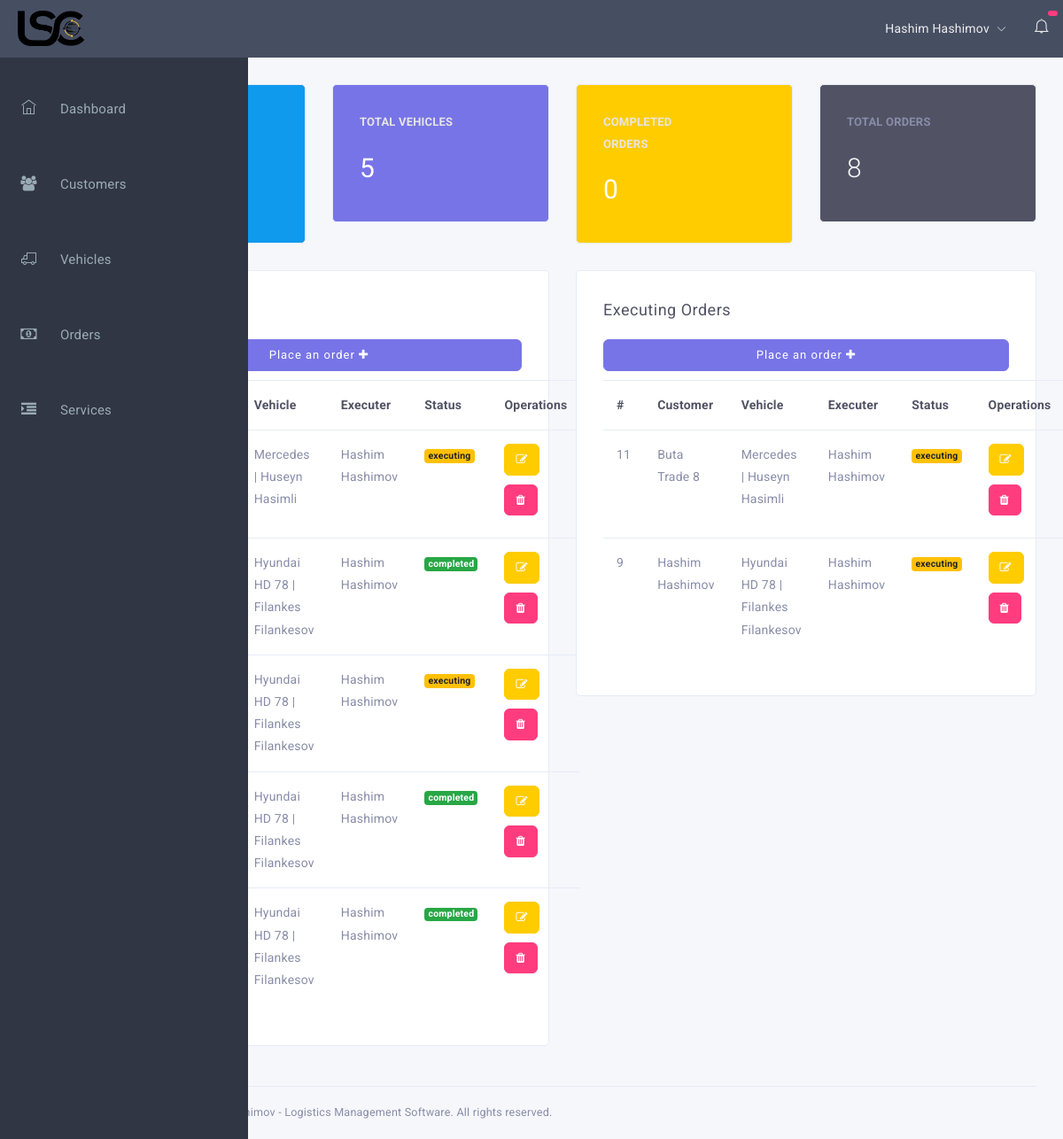
The app's page / (signed in) with its own data.
### orders/models.py (models this page shows, shortened)
class Order(models.Model):
    STATUS = (
        ('pending', 'Pending'),
        ('executing', 'Executing'),
        ('completed', 'Completed'),
        ('cancelled', 'Cancelled')
    )
    PAYMENT = (
        ('Cash', 'Cash'),
        ('Credit Card', 'Credit Card')
    )
    customer = models.ForeignKey(Customer, on_delete=models.SET_NULL, null=True)
    vehicle = models.ForeignKey(Vehicle, on_delete=models.SET_NULL, null=True)
    created_at = models.DateTimeField(auto_now_add=True)
    updated_at = models.DateTimeField(auto_now=True)
    status = models.CharField(max_length=255, choices=STATUS)
    price_purchase = models.DecimalField(max_digits=10, decimal_places=2)
    price_selling = models.DecimalField(max_digits=10, decimal_places=2, null=True, blank=True)
    executer = models.ForeignKey(User, on_delete=models.SET_NULL, null=True)
    service = models.ManyToManyField(Service)
    notes = models.TextField(null=True, blank=True)
    start = models.CharField(max_length=255, null=True, blank=True)
    destination = models.CharField(max_length=255, null=True, blank=True)
    payment_type = models.CharField(max_length=255, choices=PAYMENT, null=True, blank=True)
    qaime_no = models.CharField(max_length=255, null=True, blank=True)

### vehicles/models.py (models this page shows, shortened)
class Vehicle(models.Model):
    TYPES = (
        ('Evakuator', 'Evakuator'),
        ('Refrigerator', 'Refrigerator'),
    )
    STATUS = (
        ('On The Way', 'On The Way'),
        ('Free', 'Free')
    )
    type_car = models.CharField(max_length=255, choices=TYPES)
    person = models.CharField(max_length=255)
    phone1 = models.CharField(max_length=25)
    phone2 = models.CharField(max_length=25, null=True, blank=True)
    phone3 = models.CharField(max_length=25, null=True, blank=True)
    model = models.CharField(max_length=255, null=True, blank=True)
    no = models.CharField(max_length=15)
    evakuator_type = models.CharField(max_length=255, null=True, blank=True)
    capacity = models.CharField(max_length=255, null=True, blank=True)
    area = models.CharField(max_length=255, null=True, blank=True)
    notes = models.TextField(null=True, blank=True)
    length = models.CharField(max_length=255, null=True, blank=True)
    status = models.CharField(max_length=255, choices=STATUS, default="Free")
    updated_by = models.ForeignKey(User, on_delete=models.SET_NULL, null=True, blank=True)

### customers/models.py (models this page shows, shortened)
class Customer(models.Model):
    name = models.CharField(max_length=255)
    phone1 = models.CharField(max_length=25)
    phone2 = models.CharField(max_length=25, null=True, blank=True)
    phone3 = models.CharField(max_length=25, null=True, blank=True)
    email = models.EmailField()
    created_at = models.DateTimeField(auto_now_add=True)
    updated_by = models.ForeignKey(User, on_delete=models.SET_NULL, null=True, blank=True)

### dashboard/views.py (the view)
# urls.py: path('', views.dashboard, name='dashboard')
@login_required(login_url="/login")
def dashboard(request):
    total_customers = Customer.objects.all().count()
    total_vehicles = Vehicle.objects.all().count()
    total_orders = Order.objects.all().count()
    completed_orders = Order.objects.all().filter(status='Completed').count()
    orders = Order.objects.all()
    last_5 = orders.order_by('-id')[:5]
    executing = orders.filter(status='executing').order_by('-id')[:5]
    context = {
        'total_customers': total_customers,
        'total_vehicles': total_vehicles,
        'total_orders': total_orders,
        'completed_orders': completed_orders,
        'last_5': last_5,
        'executing': executing,
        'dashboard': 'open'
    }
    return render(request, 'dashboard/home.html', context)

### templates/dashboard/home.html (shortened to what this page needs)
{% extends 'base.html' %}
{% block content %}
<div class="main-content">
    <div class="container-fluid">
        <div class="row">
            <div class="col-md-3">
                <div class="card bg-info">
                    <div class="card-block">
                        <div class="row">
                            <div class="col-md-8">
                                <p class="text-uppercase font-size-13"><b>Total Customers</b></p>
                                <h1 class="no-mrg-top font-size-30">{{ total_customers }}</h1>
                            </div>
                        </div>
                    </div>
                </div>
            </div>
            <div class="col-md-3">
                <div class="card bg-primary">
                    <div class="card-block">
                        <div class="row">
                            <div class="col-md-8">
                                <p class="text-uppercase font-size-13"><b>Total Vehicles</b></p>
                                <h1 class="no-mrg-top font-size-30">{{  total_vehicles }}</h1>
                            </div>
                        </div>
                    </div>
                </div>
            </div>
            <div class="col-md-3">
                <div class="card bg-warning">
                    <div class="card-block">
                        <div class="row">
                            <div class="col-md-8">
                                <p class="text-uppercase font-size-13"><b>Completed Orders</b></p>
                                <h1 class="no-mrg-top font-size-30">{{ completed_orders }}</h1>
                            </div>
                        </div>
                    </div>
                </div>
            </div>
            <div class="col-md-3">
                <div class="card bg-dark">
                    <div class="card-block">
                        <div class="row">
                            <div class="col-md-8">
                                <p class="text-uppercase font-size-13"><b>Total Orders</b></p>
                                <h1 class="text-light no-mrg-top font-size-30">{{ total_orders }}</h1>
                            </div>
                        </div>
                    </div>
                </div>
            </div>
        </div>
        <div class="row">
            <div class="col-md-6">
                <div class="card">
                    <div class="card-block">
                        <h4 class="card-title">Last 5 Orders</h4>
                        <div class="mrg-top-20">
                            <button class="btn btn-primary btn-sm w-100">Place an order <i class="fa fa-plus"></i></button>
                            <table id="dt-opt" class="table table-lg table-hover">
                                <thead>
                                    <tr>
                                        <th>#</th>
                                        <th>Customer</th>
                                        <th>Vehicle</th>
                                        <th>Executer</th>
                                        <th>Status</th>
                                        <th>Operations</th>
                                    </tr>
                                </thead>
                                <tbody>
                                    {% for order in last_5 %}
                                    <tr>
                                        <td>{{ order.id }}</td>
                                        <td>{{ order.customer.name }}</td>
                                        <td>{{ order.vehicle.model }} | {{ order.vehicle.person }}</td>
                                        <td>{{ order.executer.first_name }} {{ order.executer.last_name }}</td>
                                        <td>
                                            <span class="badge badge-{% if order.status == 'completed' %}success{% endif %}{% if order.status == 'executing' %}warning{% endif %}">
                                                {{ order.status }}
                                            </span>
                                        </td>
                                        <td>
                                            <a href="{% url 'editOrder' order.id %}" class="btn btn-sm btn-warning"><i class="fa fa-edit"></i></a>
                                            <a href="{% url 'deleteOrder' order.id %}" class="btn btn-sm btn-danger"><i class="fa fa-trash"></i></a>
                                        </td>
                                    </tr>
                                    {% endfor %}
                                </tbody>
                            </table>
                        </div>
                    </div>
                </div>
            </div>
            <div class="col-md-6">
                <div class="card">
                    <div class="card-block">
                        <h4 class="card-title">Executing Orders</h4>
                        <div class="mrg-top-20">
                            <button class="btn btn-primary btn-sm w-100">Place an order <i class="fa fa-plus"></i></button>
                            <table id="dt-opt" class="table table-lg table-hover">
                                <thead>
                                    <tr>
                                        <th>#</th>
                                        <th>Customer</th>
                                        <th>Vehicle</th>
                                        <th>Executer</th>
                                        <th>Status</th>
                                        <th>Operations</th>
                                    </tr>
                                </thead>
                                <tbody>
                                    {% for order in executing %}
                                    <tr>
                                        <td>{{ order.id }}</td>
                                        <td>{{ order.customer.name }}</td>
                                        <td>{{ order.vehicle.model }} | {{ order.vehicle.person }}</td>
                                        <td>{{ order.executer.first_name }} {{ order.executer.last_name }}</td>
                                        <td>
                                            <span class="badge badge-{% if order.status == 'executing' %}warning{% endif %}">
                                                {{ order.status }}
                                            </span>
                                        </td>
                                        <td>
                                            <a href="{% url 'editOrder' order.id %}" class="btn btn-sm btn-warning"><i class="fa fa-edit"></i></a>
                                            <a href="{% url 'deleteOrder' order.id %}" class="btn btn-sm btn-danger"><i class="fa fa-trash"></i></a>
                                        </td>
                                    </tr>
                                    {% endfor %}
                                </tbody>
                            </table>
                        </div>
                    </div>
                </div>
            </div>
        </div>
    </div>
</div>
{% endblock %}

### templates/base.html (shortened to what this page needs)
{% load static %}
{% load crispy_forms_tags %}
<!DOCTYPE html>
<html>
<head>
    <link rel="stylesheet" href="{% static 'css/bootstrap.css' %}" />
    <link rel="stylesheet" href="{% static 'css/pace-theme-minimal.css'%}" />
    <link rel="stylesheet" href="{% static 'css/perfect-scrollbar.min.css'%}" />
    <link href="{% static 'css/ei-icon.css'%}" rel="stylesheet">
    <link href="{% static 'css/themify-icons.css' %}" rel="stylesheet">
    <link href="{% static 'css/font-awesome.min.css' %}" rel="stylesheet">
    <link href="{% static 'css/animate.min.css' %}" rel="stylesheet">
    <link href="{% static 'css/app.css' %}" rel="stylesheet">
</head>
<body>
    <div class="app header-dark side-nav-dark">
        <div class="layout">
            <div class="side-nav">
                <div class="side-nav-inner">
                    <div class="side-nav-logo">
                        <a href="{% url 'dashboard' %}">
                            <div class="logo logo-white" style="background-image: url('/static/images/lsc.png')"></div>
                        </a>
                    </div>
                    <ul class="side-nav-menu scrollable">
                        <li class="nav-item {% if dashboard %} open {% endif %}">
                            <a class="mrg-top-30" href="{% url 'dashboard' %}">
                                <span class="icon-holder">
										<i class="ti-home"></i>
									</span>
                                <span class="title">Dashboard</span>
                            </a>
                        </li>
                        <li class="nav-item">
                            <a class="mrg-top-30" href="{% url 'customers' %}">
                                <span class="icon-holder">
										<i class="fa fa-users"></i>
									</span>
                                <span class="title">Customers</span>
                            </a>
                        </li>
                        <li class="nav-item">
                            <a class="mrg-top-30" href="{% url 'vehicles' %}">
                                <span class="icon-holder">
										<i class="ti-truck"></i>
									</span>
                                <span class="title">Vehicles</span>
                            </a>
                        </li>
                        <li class="nav-item">
                            <a class="mrg-top-30" href="{% url 'orders' %}">
                                <span class="icon-holder">
										<i class="fa fa-money"></i>
									</span>
                                <span class="title">Orders</span>
                            </a>
                        </li>
                        <li class="nav-item">
                            <a class="mrg-top-30" href="{% url 'services' %}">
                                <span class="icon-holder">
										<i class="fa fa-indent"></i>
									</span>
                                <span class="title">Services</span>
                            </a>
                        </li>
                    </ul>
                </div>
            </div>
            <div class="page-container">
                <div class="header navbar">
                    <div class="header-container">
                        <ul class="nav-left">
                            <li>
                                <a class="side-nav-toggle" href="javascript:void(0);">
                                </a>
                            </li>
                        </ul>
                        <ul class="nav-right">
                            <li class="user-profile dropdown">
                                <a href="" class="dropdown-toggle" data-toggle="dropdown">
                                    <div class="user-info">
                                        <span class="name pdd-right-5">{{ request.user.first_name }} {{ request.user.last_name }}</span>
                                        <i class="ti-angle-down font-size-10"></i>
                                    </div>
                                </a>
                            </li>
                            <li class="notifications dropdown">
                                <span class="counter"></span>
                                <a href="" class="dropdown-toggle" data-toggle="dropdown">
                                    <i class="ti-bell"></i>
                                </a>
                            </li>
                        </ul>
                    </div>
                </div>
                {% block content %}
                {% endblock %}
                <footer class="content-footer">
                    <div class="footer">
                        <div class="copyright">
                            <span>Copyright © 2020 <b class="text-dark"></b>Hashim Hashimov - Logistics Management Software. All rights reserved.</span>
                        </div>
                    </div>
                </footer>
            </div>
        </div>
    </div>
</body>
</html>

### records on screen
Order: vehicle.model "Mercedes", vehicle.person "Huseyn Hasimli", executer.first_name "Hashim", executer.last_name "Hashimov", status "executing", id "11", customer.name "Buta Trade 8"
Order: vehicle.model "Hyundai HD 78", vehicle.person "Filankes Filankesov", executer.first_name "Hashim", executer.last_name "Hashimov", status "completed"
Order: vehicle.model "Hyundai HD 78", vehicle.person "Filankes Filankesov", executer.first_name "Hashim", executer.last_name "Hashimov", status "executing", id "9", customer.name "Hashim Hashimov"
Order: vehicle.model "Hyundai HD 78", vehicle.person "Filankes Filankesov", executer.first_name "Hashim", executer.last_name "Hashimov", status "completed"
Order: vehicle.model "Hyundai HD 78", vehicle.person "Filankes Filankesov", executer.first_name "Hashim", executer.last_name "Hashimov", status "completed"

### other values on screen
{{ request.user.first_name }} "Hashim"
{{ request.user.last_name }} "Hashimov"
{{ total_vehicles }} "5"
{{ completed_orders }} "0"
{{ total_orders }} "8"
